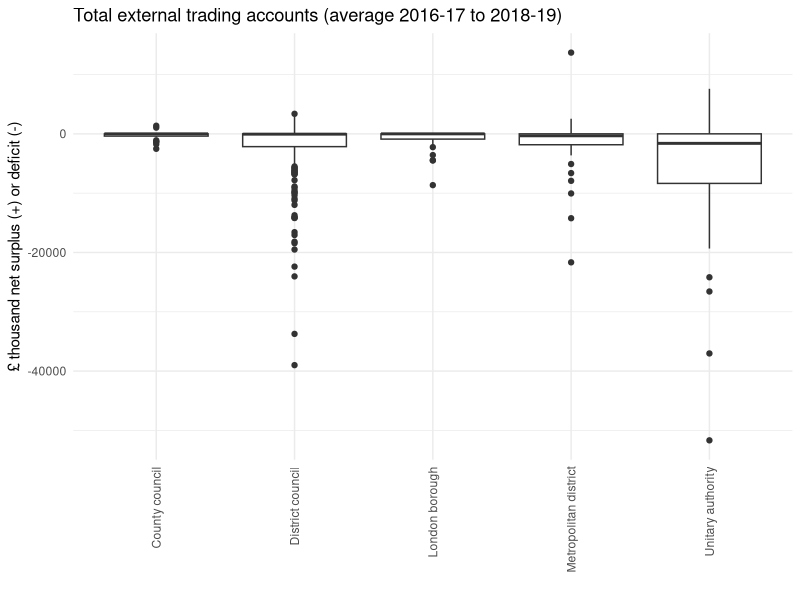
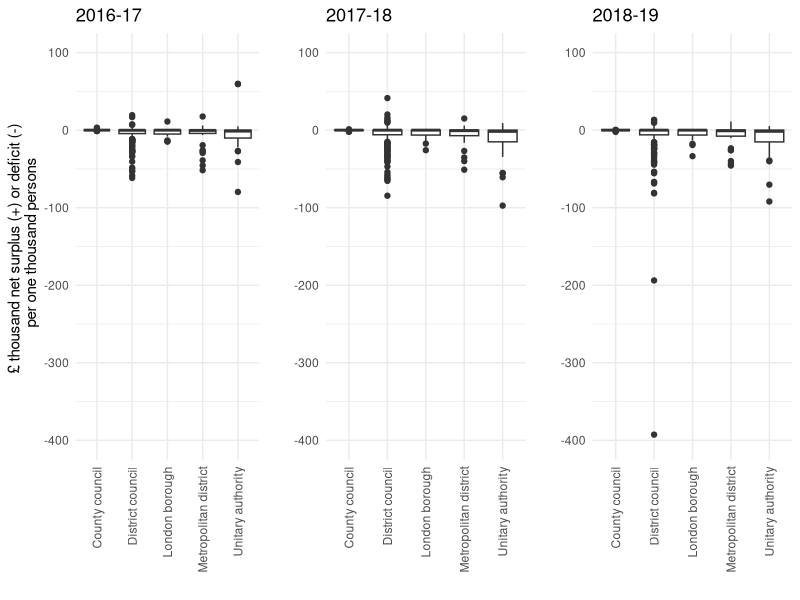

R code for these plots, in order:
## ---- chunk 1
library(ggplot2)
library(gridExtra)
## ---- chunk 2
trading_data <- read.csv("TradingAccounts.csv", check.names=FALSE, fileEncoding = 'UTF-8-BOM')
trading_data
## ---- chunk 3
p1 <- ggplot(trading_data, aes(x= Class, y = Trading_201617_popweight))+ 
  geom_boxplot()+
  theme_minimal()+
  ylim(-400,100)+
  theme(axis.text.x = element_text(angle = 90, vjust = 0.5, hjust=1))+
  labs(title="2016-17", y="£ thousand net surplus (+) or deficit (-) 
  per one thousand persons", x = " ")

p2 <- ggplot(trading_data, aes(x= Class, y = Trading_201718_popweight))+ 
  geom_boxplot()+
  theme_minimal()+
  ylim(-400,100)+
  theme(axis.text.x = element_text(angle = 90, vjust = 0.5, hjust=1))+
  labs(title="2017-18", y=" ", x = " ")

p3 <- ggplot(trading_data, aes(x= Class, y = Trading_201819_popweight))+ 
  geom_boxplot()+
  theme_minimal()+
  ylim(-400,100)+
  theme(axis.text.x = element_text(angle = 90, vjust = 0.5, hjust=1))+
  labs(title="2018-19", y= " ", x = " ")
## ---- chunk 4
tiff("Boxplots_Trading_SameAxis_400.tiff", width = 5000, height = 2000, res=400)
grid.arrange(p1, p2, p3,  nrow = 1) # Use grid-arrange to plot three charts in one
dev.off()
## ---- chunk 5
ggplot(trading_data, aes(x= Class, y = Average))+ 
  geom_boxplot()+
  theme_minimal()+
  theme(axis.text.x = element_text(angle = 90, vjust = 0.5, hjust=1))+
  labs(title="Total external trading accounts (average 2016-17 to 2018-19)", y="£ thousand net surplus (+) or deficit (-)", x = " ")
